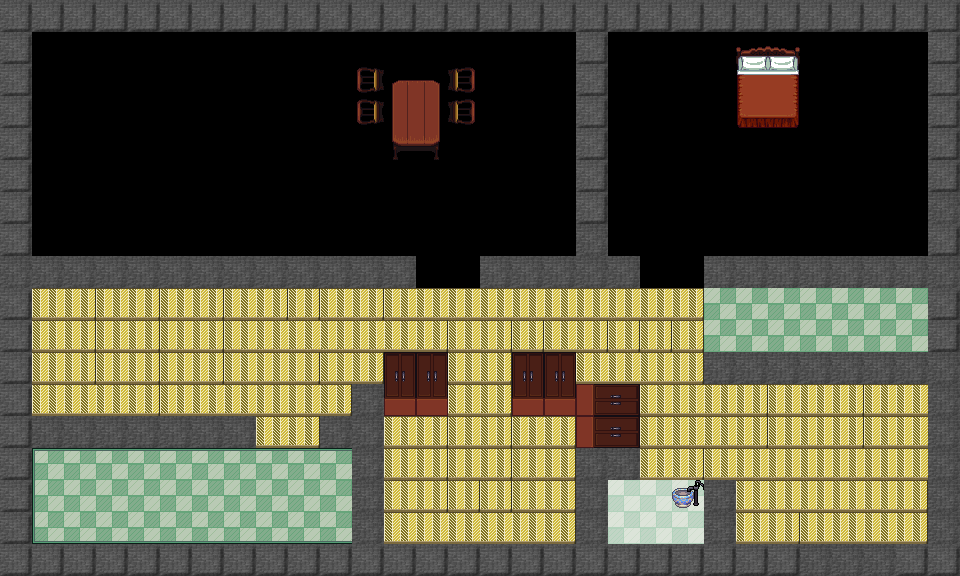

The image is a tile-based game level rendered from a .tmx file. Its description and complete source (layers, tilesets, objects, tile grids) follow:
An orthogonal 30x18 tile map with 32x32 px tiles, 2 tile layers (Flooring, Interior), 5 tilesets.

<map version="1.4" tiledversion="1.4.3" orientation="orthogonal" renderorder="right-down" width="30" height="18" tilewidth="32" tileheight="32" infinite="0" nextlayerid="3" nextobjectid="1">
 <tileset firstgid="1" name="floortileset" tilewidth="32" tileheight="32" tilecount="64" columns="8">
  <image source="floortileset.png" width="256" height="256" />
 </tileset>
 <tileset firstgid="65" name="house_inside" tilewidth="32" tileheight="32" tilecount="224" columns="16">
  <image source="house_inside.png" width="512" height="448" />
 </tileset>
 <tileset firstgid="289" name="kitchen" tilewidth="32" tileheight="32" tilecount="56" columns="7">
  <image source="kitchen.png" width="224" height="256" />
 </tileset>
 <tileset firstgid="345" name="interior" tilewidth="32" tileheight="32" tilecount="256" columns="16">
  <image source="interior.png" width="512" height="512" />
 </tileset>
 <tileset firstgid="601" name="tilesets_deviant_milkian_1" tilewidth="32" tileheight="32" tilecount="256" columns="16">
  <image source="tilesets_deviant_milkian_1.png" width="512" height="512" />
 </tileset>
 <layer id="1" name="Flooring" width="30" height="18">
  <data encoding="csv">
40,40,40,40,40,40,40,40,40,40,40,40,40,40,40,40,40,40,40,40,40,40,40,40,40,40,40,40,40,40,
40,0,0,0,0,0,0,0,0,0,0,0,0,0,0,0,0,0,40,0,0,0,0,0,0,0,0,0,0,40,
40,0,0,0,0,0,0,0,0,0,0,0,0,0,0,0,0,0,40,0,0,0,0,0,0,0,0,0,0,40,
40,0,0,0,0,0,0,0,0,0,0,0,0,0,0,0,0,0,40,0,0,0,0,0,0,0,0,0,0,40,
40,0,0,0,0,0,0,0,0,0,0,0,0,0,0,0,0,0,40,0,0,0,0,0,0,0,0,0,0,40,
40,0,0,0,0,0,0,0,0,0,0,0,0,0,0,0,0,0,40,0,0,0,0,0,0,0,0,0,0,40,
40,0,0,0,0,0,0,0,0,0,0,0,0,0,0,0,0,0,40,0,0,0,0,0,0,0,0,0,0,39,
40,0,0,0,0,0,0,0,0,0,0,0,0,0,0,0,0,0,39,0,0,0,0,0,0,0,0,0,0,40,
39,39,39,39,39,39,39,39,39,39,39,39,39,0,0,39,39,39,39,39,0,0,39,39,39,39,39,39,39,39,
40,336,337,336,337,336,337,336,337,337,336,337,336,336,336,336,336,336,336,336,336,337,301,301,301,301,301,301,301,40,
40,336,337,336,337,336,337,336,336,336,336,336,336,337,336,337,337,336,337,337,337,337,301,301,301,301,301,301,301,40,
40,336,337,336,337,336,337,336,336,337,336,337,0,0,336,337,337,337,336,336,336,337,39,39,39,39,39,39,39,39,
40,336,336,336,337,336,336,336,336,336,337,0,0,0,336,337,0,0,39,0,336,336,336,337,336,336,337,336,336,39,
40,0,0,293,293,293,294,295,336,337,0,39,336,337,336,337,336,337,39,0,336,336,336,337,336,336,337,336,336,39,
40,293,294,294,294,294,294,294,294,294,294,39,336,337,336,337,336,337,39,39,336,337,336,336,336,336,336,336,336,39,
40,300,301,301,301,301,301,301,301,301,301,39,336,337,337,337,336,337,39,322,322,322,39,336,336,336,336,336,337,39,
40,307,308,308,308,308,308,308,308,308,308,39,336,336,336,336,336,337,39,322,322,322,39,336,337,336,336,336,337,39,
40,40,40,40,40,40,40,40,40,40,40,40,40,40,40,40,40,40,40,40,40,40,40,40,40,39,39,39,40,40
</data>
 </layer>
 <layer id="2" name="Interior" width="30" height="18">
  <data encoding="csv">
0,0,0,0,0,0,0,0,0,0,0,0,0,0,0,0,0,0,0,0,0,0,0,0,0,0,0,0,0,0,
0,0,0,0,0,0,0,0,0,0,0,0,0,0,0,0,0,0,0,0,0,0,0,145,146,0,0,0,0,0,
0,0,0,0,0,0,0,0,0,0,0,536871064,149,150,2684354712,0,0,0,0,0,0,0,0,161,162,0,0,0,0,0,
0,0,0,0,0,0,0,0,0,0,0,536871064,165,166,2684354712,0,0,0,0,0,0,0,0,177,178,0,0,0,0,0,
0,0,0,0,0,0,0,0,0,0,0,0,181,182,0,0,0,0,0,0,0,0,0,0,0,0,0,0,0,0,
0,0,0,0,0,0,0,0,0,0,0,0,0,0,0,0,0,0,0,0,0,0,0,0,0,0,0,0,0,0,
0,0,0,0,0,0,0,0,0,0,0,0,0,0,0,0,0,0,0,0,0,0,0,0,0,0,0,0,0,0,
0,0,0,0,0,0,0,0,0,0,0,0,0,0,0,0,0,0,0,0,0,0,0,0,0,0,0,0,0,0,
0,0,0,0,0,0,0,0,0,0,0,0,0,0,0,0,0,0,0,0,0,0,0,0,0,0,0,0,0,0,
0,0,0,0,0,0,0,0,0,0,0,0,0,0,0,0,0,0,0,0,0,0,0,0,0,0,0,0,0,0,
0,0,0,0,0,0,0,0,0,0,0,0,0,0,0,0,0,0,0,0,0,0,0,0,0,0,0,0,0,0,
0,0,0,0,0,0,0,0,0,0,0,0,1073742281,1073742281,0,0,1073742281,1073742281,0,0,0,0,0,0,0,0,0,0,0,0,
0,0,0,0,0,0,0,0,0,0,0,39,1073742265,1073742265,0,0,1073742265,1073742265,536871353,536871369,0,0,0,0,0,0,0,0,0,0,
0,39,39,39,39,39,39,39,0,0,39,39,0,0,0,0,0,0,536871353,536871369,0,0,0,0,0,0,0,0,0,0,
0,0,0,0,0,0,0,0,0,0,0,0,0,0,0,0,0,0,0,0,0,0,0,0,0,0,0,0,0,0,
0,0,0,0,0,0,0,0,0,0,0,0,0,0,0,0,0,0,0,0,0,210,0,0,0,0,0,0,0,0,
0,0,0,0,0,0,0,0,0,0,0,0,0,0,0,0,0,0,0,0,0,0,0,0,0,0,0,0,0,0,
0,0,0,0,0,0,0,0,0,0,0,0,0,0,0,0,0,0,0,0,0,0,0,0,0,0,0,0,0,0
</data>
 </layer>
</map>
